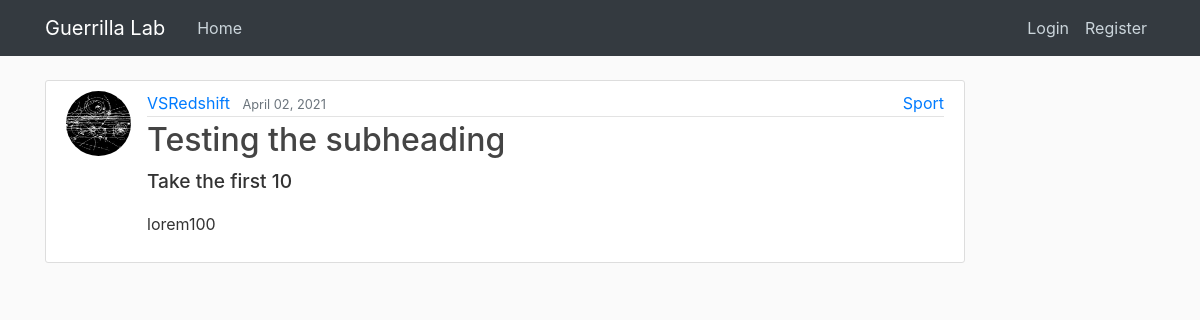
The app's page /post/29/, older data.
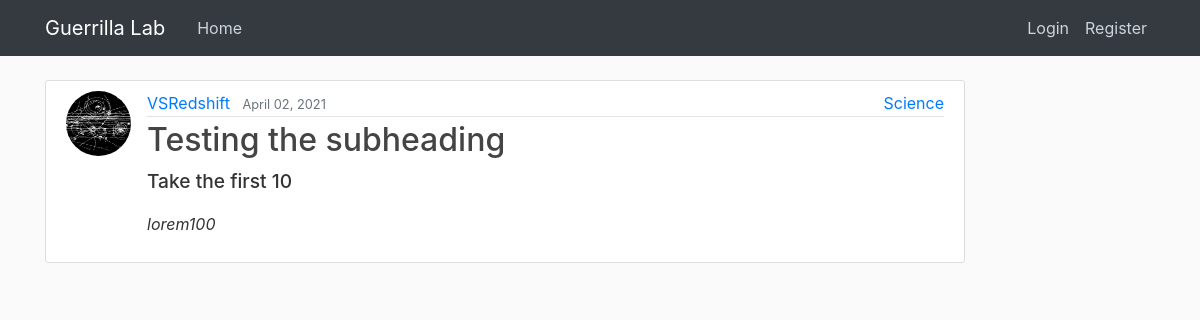
The same page, newer data.
### blog/models.py (models this page shows, shortened)
class Post(models.Model):
    title = models.CharField(max_length=100)
    content = models.TextField()
    subheading = models.TextField(max_length=255, blank=True, default=None)
    date_posted = models.DateTimeField(default=timezone.now)
    author = models.ForeignKey(User, on_delete=models.CASCADE)
    category = models.CharField(max_length=30, default=None)
    tags = TaggableManager(blank=True)

### users/models.py (models this page shows, shortened)
class Profile(models.Model):
    user = models.OneToOneField(User, on_delete=models.CASCADE)
    bio = models.TextField(max_length=1000)
    image = models.ImageField(default='default.jpg', upload_to='profile_pics')

### blog/views.py (the view)
# urls.py: path('post/<int:pk>/', PostDetailView.as_view(), name='post-detail'),
class PostDetailView(DetailView):
    model = Post

### blog/templates/blog/post_detail.html (shortened to what this page needs)
{% extends "blog/base.html" %}
{% block content %}
    <article class="media content-section">
        <img
            class="rounded-circle article-img"
            src="{{ object.author.profile.image.url }}"
            {% comment %} use object instead of post {% endcomment %}
            alt=""
        />
        <div class="media-body article-top">
            <div class="article-metadata">
                <a class="mr-2" href="{% url 'user-posts' object.author.username %}">
                {{ object.author }}</a>
                <small class="text-muted">{{ object.date_posted|date:"F d, Y" }}</small>
                <a href="#" class="article-category">{{ object.category }}</a>
            </div>
            <h2 class="article-title">{{ object.title }}</h2>
            <p class="article-subtitle">{{ object.subheading }}</p>
            <p class="article-content">{{ object.content|safe }}</p>
        </div>
    </article>
{% endblock content %}

Row changes from the older to the newer data that the page shows:
changed Post "Testing the subheading": category "Sport" → "Science"
